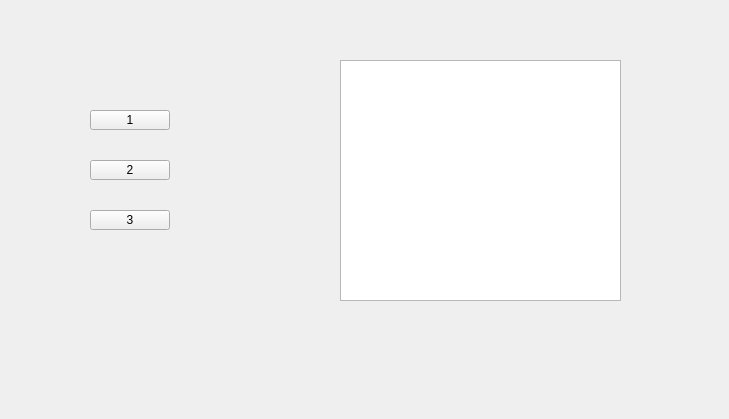
<?xml version="1.0" encoding="UTF-8"?>
<ui version="4.0">
 <class>TcpForm</class>
 <widget class="QWidget" name="TcpForm">
  <property name="geometry">
   <rect>
    <x>0</x>
    <y>0</y>
    <width>729</width>
    <height>419</height>
   </rect>
  </property>
  <property name="windowTitle">
   <string>Form</string>
  </property>
  <widget class="QTextBrowser" name="textBrowser">
   <property name="geometry">
    <rect>
     <x>340</x>
     <y>60</y>
     <width>281</width>
     <height>241</height>
    </rect>
   </property>
  </widget>
  <widget class="QPushButton" name="pb1">
   <property name="geometry">
    <rect>
     <x>90</x>
     <y>110</y>
     <width>80</width>
     <height>20</height>
    </rect>
   </property>
   <property name="text">
    <string>1</string>
   </property>
  </widget>
  <widget class="QPushButton" name="pb2">
   <property name="geometry">
    <rect>
     <x>90</x>
     <y>160</y>
     <width>80</width>
     <height>20</height>
    </rect>
   </property>
   <property name="text">
    <string>2</string>
   </property>
  </widget>
  <widget class="QPushButton" name="pb3">
   <property name="geometry">
    <rect>
     <x>90</x>
     <y>210</y>
     <width>80</width>
     <height>20</height>
    </rect>
   </property>
   <property name="text">
    <string>3</string>
   </property>
  </widget>
 </widget>
 <resources/>
 <connections/>
</ui>
